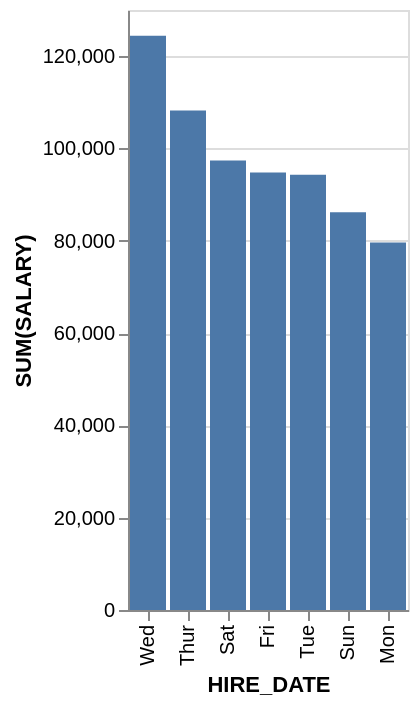

Here is the Vega-Lite specification saved for this chart:
### Vega-Lite specification from a JSON file in a GitHub repository (floating-point values rounded to 4 significant figures)
{"data": {"values": [{"x_data": "Wed", "y_data": 124400}, {"x_data": "Thur", "y_data": 108200}, {"x_data": "Sat", "y_data": 97400}, {"x_data": "Fri", "y_data": 94800}, {"x_data": "Tue", "y_data": 94300}, {"x_data": "Sun", "y_data": 86200}, {"x_data": "Mon", "y_data": 79600}]}, "mark": "bar", "encoding": {"x": {"field": "x_data", "type": "nominal", "title": "HIRE_DATE", "sort": {"op": "sum", "field": "y_data", "order": "descending"}}, "y": {"field": "y_data", "type": "quantitative", "title": "SUM(SALARY)"}}}
